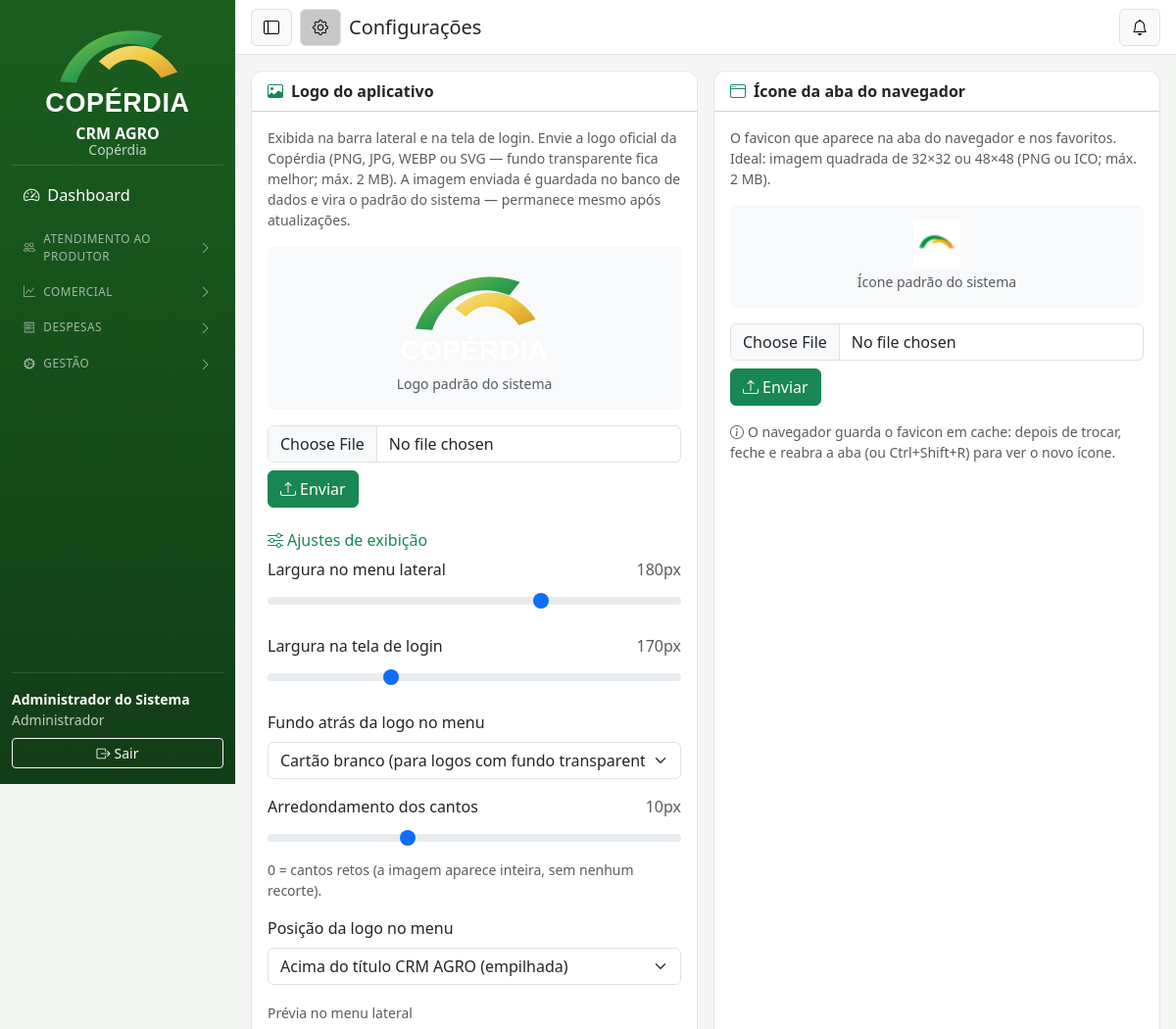
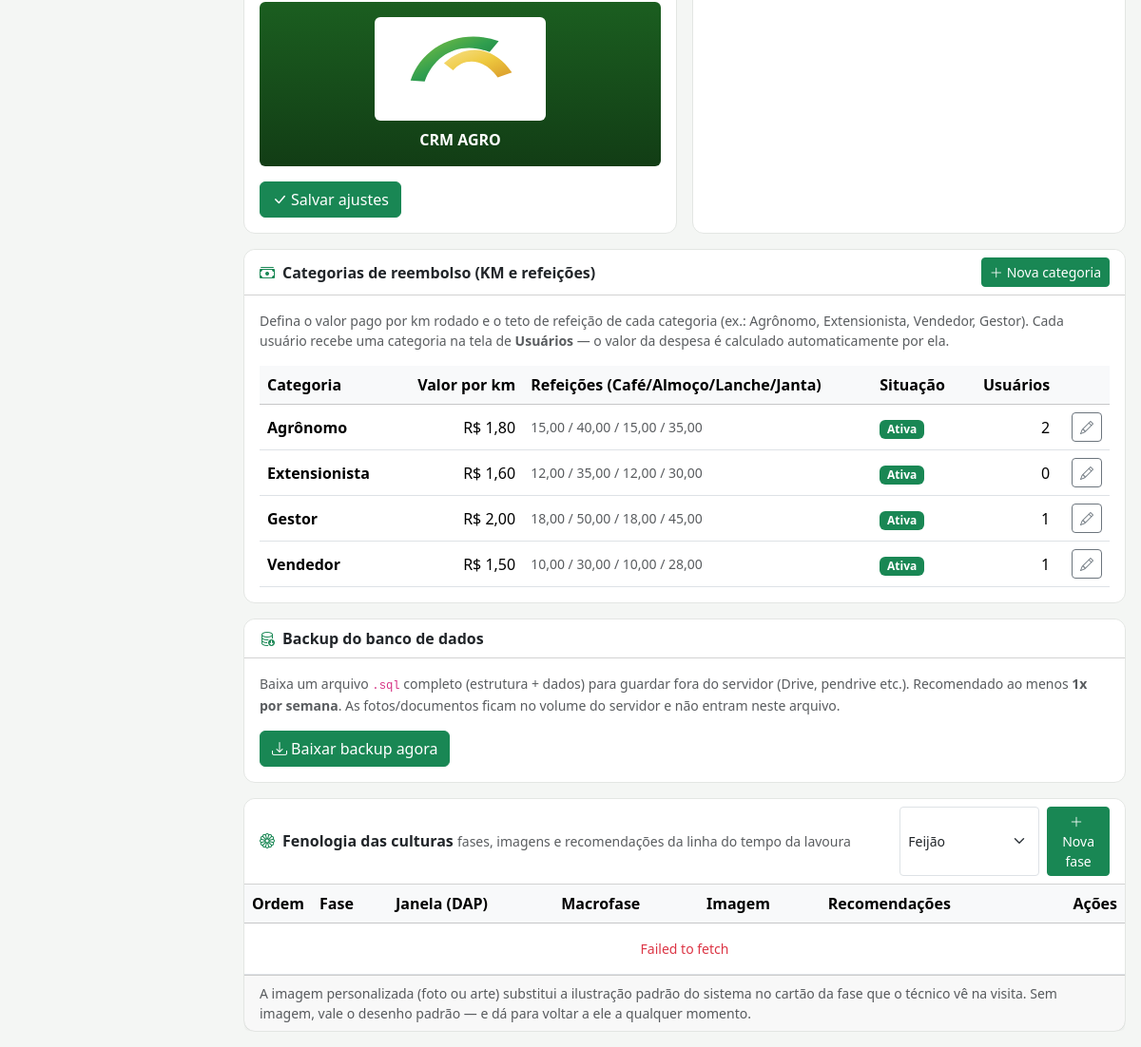
The page /index.php?r=configuracoes (signed in) on the database its author committed (2 pictures, top to bottom).
### tables this page shows
CREATE TABLE categorias_reembolso (
  id INT AUTO_INCREMENT PRIMARY KEY,
  nome VARCHAR(80) NOT NULL,
  valor_km DECIMAL(8,2) NOT NULL DEFAULT 0 COMMENT 'R$ por km rodado',
  teto_refeicao DECIMAL(8,2) NOT NULL DEFAULT 0 COMMENT 'teto por refeição (0 = sem teto)',
  ativo TINYINT(1) NOT NULL DEFAULT 1,
  criado_em DATETIME NOT NULL DEFAULT CURRENT_TIMESTAMP
);

### app/Views/configuracoes.php (the view, shortened to what the rows shown need)
<div class="row g-3">
  <div class="col-12">
    <div class="card">
      <div class="card-body">
        <div class="table-responsive">
          <table class="table table-hover align-middle mb-0">
            <thead class="table-light"><tr><th>Categoria</th><th class="text-end">Valor por km</th><th class="d-none d-md-table-cell">Refeições (Café/Almoço/Lanche/Janta)</th><th>Situação</th><th class="text-end">Usuários</th><th></th></tr></thead>
            <tbody>
              <?php foreach ($categoriasReembolso as $c): ?>
              <tr>
                <td class="fw-semibold"><?= e($c['nome']) ?></td>
                <td class="text-end"><?= moeda($c['valor_km']) ?></td>
                <td class="d-none d-md-table-cell small text-muted">
                  <?php $r = $c['refeicoes']; $fmt = fn($t) => isset($r[$t]) ? numero($r[$t], 2) : '—'; ?>
                  <?= $fmt('Café') ?> / <?= $fmt('Almoço') ?> / <?= $fmt('Lanche') ?> / <?= $fmt('Janta') ?>
                </td>
                <td><span class="badge text-bg-<?= $c['ativo'] ? 'success' : 'secondary' ?>"><?= $c['ativo'] ? 'Ativa' : 'Inativa' ?></span></td>
                <td class="text-end"><?= (int)$c['qtd_usuarios'] ?></td>
                <td class="text-end"><button class="btn btn-sm btn-outline-secondary" onclick='Config.editarCategoria(<?= json_attr($c) ?>)'><i class="bi bi-pencil"></i></button></td>
              </tr>
              <?php endforeach; ?>
            </tbody>
          </table>
        </div>
      </div>
    </div>
  </div>
  <div class="col-12">
    <div class="card">
      <div class="card-body p-0">
        <div class="table-responsive">
          <table class="table table-hover align-middle mb-0">
            <thead class="table-light"><tr>
              <th style="width:60px">Ordem</th><th>Fase</th><th class="d-none d-md-table-cell">Janela (DAP)</th>
              <th class="d-none d-md-table-cell">Macrofase</th><th>Imagem</th><th>Recomendações</th><th class="text-end">Ações</th>
            </tr></thead>
          </table>
        </div>
      </div>
    </div>
  </div>
</div>

### rows shown on the page
categorias_reembolso: nome "Agrônomo", valor_km "R$ 1,80", fmt "15,00", fmt "40,00", fmt "35,00", ativo "Ativa", qtd_usuarios "2"
categorias_reembolso: nome "Extensionista", valor_km "R$ 1,60", fmt "12,00", fmt "35,00", fmt "30,00", ativo "Ativa", qtd_usuarios "0"
categorias_reembolso: nome "Gestor", valor_km "R$ 2,00", fmt "18,00", fmt "50,00", fmt "45,00", ativo "Ativa", qtd_usuarios "1"
categorias_reembolso: nome "Vendedor", valor_km "R$ 1,50", fmt "10,00", fmt "30,00", fmt "28,00", ativo "Ativa", qtd_usuarios "1"

### other values the page prints
$rotulo "Dashboard"
$gLabel "ATENDIMENTO AO PRODUTOR"
$gLabel "COMERCIAL"
$gLabel "DESPESAS"
$gLabel "GESTÃO"
Auth::usuario()['nome'] "Administrador do Sistema"
Auth::perfil() "Administrador"
$titulo "Configurações"
$ajustes['sidebar_largura'] "180"
$ajustes['login_largura'] "170"
$ajustes['borda_raio'] "10"
form field value "Feijão"
